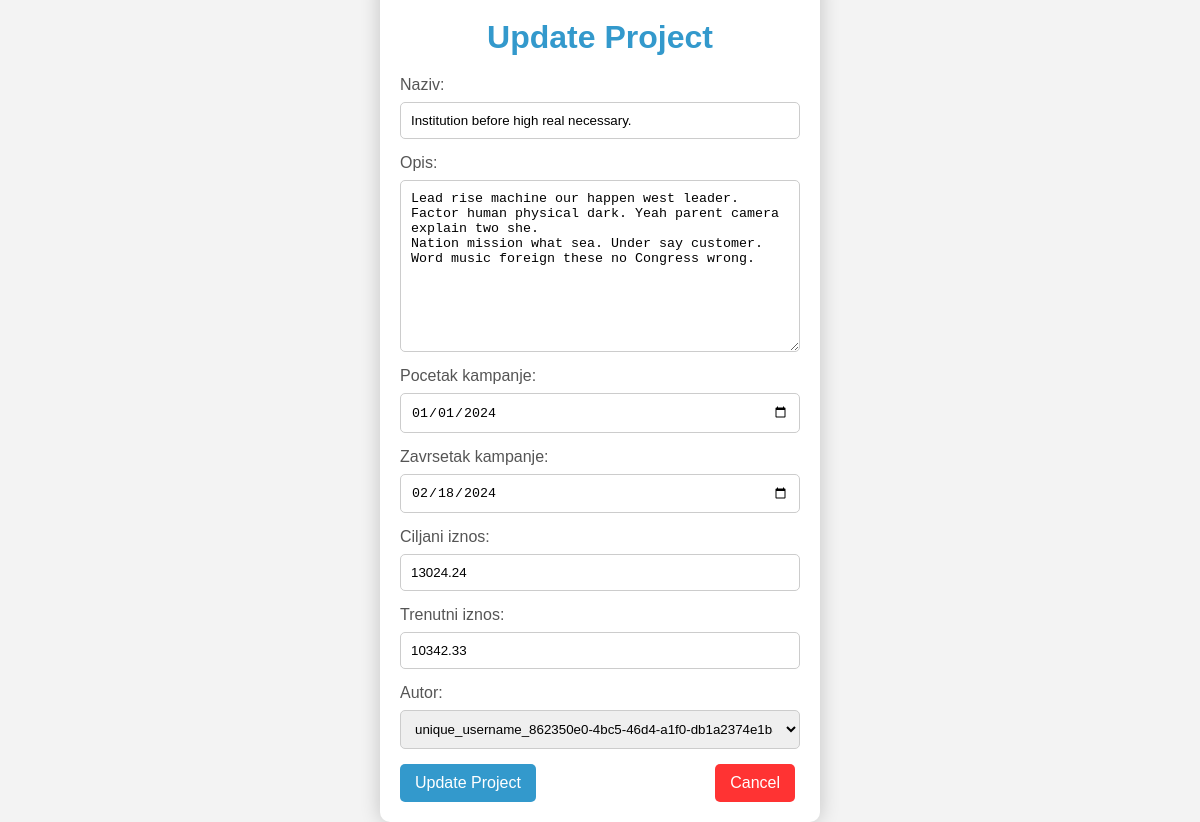
Screenshot of /update/218/ with the database file from the repository.
### main/models.py (models this page shows, shortened)
class Project(models.Model):
    naziv = models.CharField(max_length=255)
    opis = models.TextField()
    pocetak_kampanje = models.DateTimeField()
    zavrsetak_kampanje = models.DateTimeField()
    ciljani_iznos = models.DecimalField(max_digits=10, decimal_places=2)
    trenutni_iznos = models.DecimalField(max_digits=10, decimal_places=2, default=0)
    autor = models.ForeignKey(User, on_delete=models.CASCADE, related_name='projects')

### main/views.py (the view)
# urls.py: path('update/<int:pk>/', views.ProjectUpdateView.as_view(), name='update'),
class ProjectUpdateView(UpdateView):
    model = Project
    form_class = ProjectForm
    template_name = 'main/update_project.html'
    success_url = reverse_lazy('main:project_list')

### main/forms.py
class ProjectForm(forms.ModelForm):
    class Meta:
        model = Project
        fields =  ['naziv','opis','pocetak_kampanje','zavrsetak_kampanje','ciljani_iznos','trenutni_iznos', 'autor']
        widgets = {
            'pocetak_kampanje': forms.DateInput(attrs={'type': 'date'}),
            'zavrsetak_kampanje': forms.DateInput(attrs={'type': 'date'})
        }

### main/templates/main/update_project.html (shortened to what this page needs)
<!DOCTYPE html>
<html>
<head>
</head>
<body>
    <form method="post">
        <h1>Update Project</h1>
        {{ form.naziv.label_tag }}
        {{ form.naziv }}
        {{ form.opis.label_tag }}
        {{ form.opis }}
        {{ form.pocetak_kampanje.label_tag }}
        {{ form.pocetak_kampanje }}
        {{ form.zavrsetak_kampanje.label_tag }}
        {{ form.zavrsetak_kampanje }}
        {{ form.ciljani_iznos.label_tag }}
        {{ form.ciljani_iznos }}
        {{ form.trenutni_iznos.label_tag }}
        {{ form.trenutni_iznos }}
        {{ form.autor.label_tag }}
        {{ form.autor }}
        <div class="button-container">
            <button type="submit" class="primary-button">Update Project</button>
            <a href="{% url 'main:project_list' %}" class="cancel-button">Cancel</a>
        </div>
    </form>
</body>
</html>

### main/templates/main/update_project.html (style rules this page uses)
body { font-family: Arial, sans-serif; background-color: #f3f3f3; margin: 0; padding: 0; display: flex; justify-content: center; align-items: center; height: 100vh; }
form { background-color: #fff; box-shadow: 0 0 20px rgba(0, 0, 0, 0.2); padding: 20px; border-radius: 10px; width: 80%; max-width: 400px; display: flex; flex-direction: column; }
h1 { color: #3399cc; text-align: center; margin-bottom: 20px; }
label { display: block; margin-bottom: 8px; color: #555; }
input, textarea, select { width: 100%; padding: 10px; margin-bottom: 15px; box-sizing: border-box; border: 1px solid #ccc; border-radius: 5px; }
.button-container { display: flex; justify-content: space-between; }
a, button { padding: 10px 15px; border-radius: 5px; cursor: pointer; font-size: 16px; text-decoration: none; }
button.primary-button { background-color: #3399cc; color: #fff; border: none; }
a.cancel-button { background-color: #ff3333; color: #fff; border: none; margin-right: 5px; }

### rows the page displays
Project: naziv "Institution before high real necessary.", opis "Lead rise machine our happen west leader. Factor human physical dark. Yeah parent camera explain two she. Nation mission what sea. Under say customer. Word music foreign these no Congress wrong.", pocetak_kampanje "01/01/2024", zavrsetak_kampanje "02/18/2024", ciljani_iznos "13024.24", trenutni_iznos "10342.33", autor "unique_username_862350e0-4bc5-46d4-a1f0-db1a2374e1b8"
